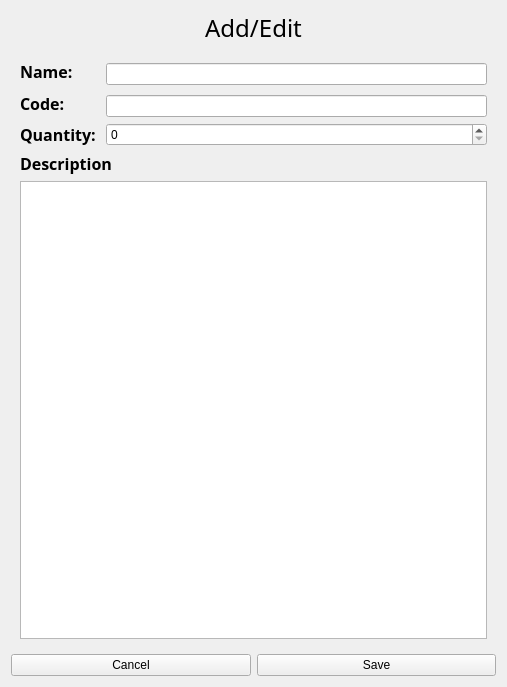
<?xml version="1.0" encoding="UTF-8"?>
<ui version="4.0">
 <class>Form</class>
 <widget class="QWidget" name="Form">
  <property name="windowModality">
   <enum>Qt::WindowModality::ApplicationModal</enum>
  </property>
  <property name="geometry">
   <rect>
    <x>0</x>
    <y>0</y>
    <width>507</width>
    <height>687</height>
   </rect>
  </property>
  <property name="windowTitle">
   <string>Form</string>
  </property>
  <layout class="QVBoxLayout" name="verticalLayout_3">
   <item>
    <widget class="QLabel" name="label">
     <property name="font">
      <font>
       <family>JetBrains Mono</family>
       <pointsize>18</pointsize>
      </font>
     </property>
     <property name="text">
      <string>Add/Edit</string>
     </property>
     <property name="alignment">
      <set>Qt::AlignmentFlag::AlignCenter</set>
     </property>
    </widget>
   </item>
   <item>
    <widget class="QWidget" name="widget" native="true">
     <layout class="QVBoxLayout" name="verticalLayout_2">
      <item>
       <layout class="QGridLayout" name="gridLayout">
        <item row="0" column="0">
         <widget class="QLabel" name="label_2">
          <property name="font">
           <font>
            <family>JetBrains Mono</family>
            <pointsize>12</pointsize>
            <bold>true</bold>
           </font>
          </property>
          <property name="text">
           <string>Name:</string>
          </property>
         </widget>
        </item>
        <item row="0" column="1" rowspan="2">
         <widget class="QLineEdit" name="input_name"/>
        </item>
        <item row="1" column="0" rowspan="2">
         <widget class="QLabel" name="label_3">
          <property name="font">
           <font>
            <family>JetBrains Mono</family>
            <pointsize>12</pointsize>
            <bold>true</bold>
           </font>
          </property>
          <property name="text">
           <string>Code:</string>
          </property>
         </widget>
        </item>
        <item row="2" column="1">
         <widget class="QLineEdit" name="input_code"/>
        </item>
        <item row="3" column="0">
         <widget class="QLabel" name="label_4">
          <property name="font">
           <font>
            <family>JetBrains Mono</family>
            <pointsize>12</pointsize>
            <bold>true</bold>
           </font>
          </property>
          <property name="text">
           <string>Quantity: </string>
          </property>
         </widget>
        </item>
        <item row="3" column="1">
         <widget class="QSpinBox" name="input_count"/>
        </item>
       </layout>
      </item>
      <item>
       <layout class="QVBoxLayout" name="verticalLayout">
        <item>
         <widget class="QLabel" name="label_5">
          <property name="font">
           <font>
            <family>JetBrains Mono</family>
            <pointsize>12</pointsize>
            <bold>true</bold>
           </font>
          </property>
          <property name="text">
           <string>Description</string>
          </property>
         </widget>
        </item>
        <item>
         <widget class="QPlainTextEdit" name="input_description"/>
        </item>
       </layout>
      </item>
     </layout>
    </widget>
   </item>
   <item>
    <layout class="QHBoxLayout" name="horizontalLayout">
     <item>
      <widget class="QPushButton" name="btn_cancel">
       <property name="text">
        <string>Cancel</string>
       </property>
      </widget>
     </item>
     <item>
      <widget class="QPushButton" name="btn_save">
       <property name="text">
        <string>Save</string>
       </property>
      </widget>
     </item>
    </layout>
   </item>
  </layout>
 </widget>
 <resources/>
 <connections/>
</ui>
